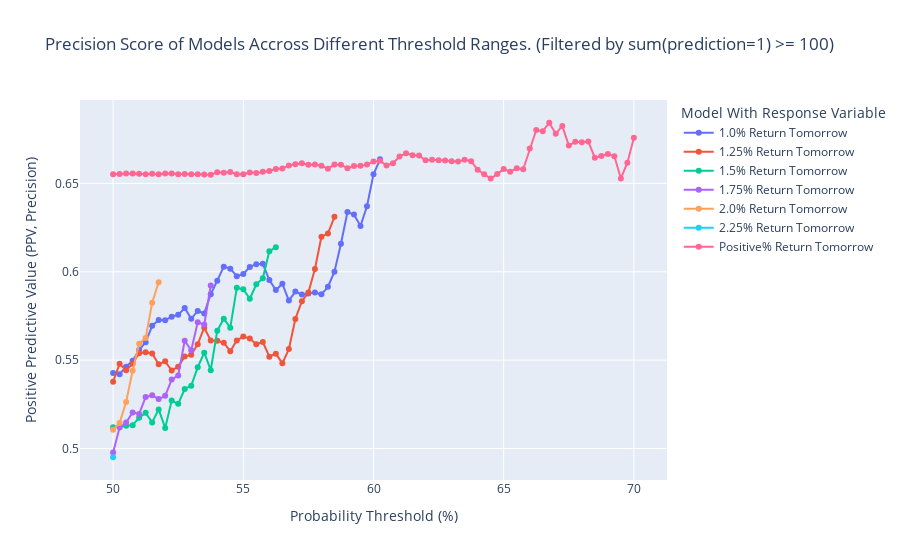

Here is the notebook cell this chart was saved with:
### Markdown cell above
#### A min_true_count = 100, means that over all the 2057 predictions made, 100 where predicted as 1
#### 2057/365 = 5.63 years
#### The model makes, on average, 100 / 5.63 = 17.8 predictions per year

### Code cell
# def plot_ppv_by_threshold(list_of_dfs, min_true_count, threshold_start, threshold_end, threshold_step):
plot_ppv_by_threshold(list_of_dfs, False, 100, 50, 70, 0.25)

### Figure 1 — Plotly figure (JSON) as saved in the notebook; plotly's stock layout.template omitted (floating-point values rounded to 4 significant figures)
{"data": [{"hoverinfo": "text", "mode": "lines+markers", "name": "1.0% Return Tomorrow", "text": ["1.0% Return Tomorrow<br>Threshold: 50.0<br>PPV: 0.5428<br>0: 1379<br>1: 678", "1.0% Return Tomorrow<br>Threshold: 50.25<br>PPV: 0.5420<br>0: 1391<br>1: 666", "1.0% Return Tomorrow<br>Threshold: 50.5<br>PPV: 0.5463<br>0: 1409<br>1: 648", "1.0% Return Tomorrow<br>Threshold: 50.75<br>PPV: 0.5497<br>0: 1433<br>1: 624", "1.0% Return Tomorrow<br>Threshold: 51.0<br>PPV: 0.5557<br>0: 1456<br>1: 601", "1.0% Return Tomorrow<br>Threshold: 51.25<br>PPV: 0.5601<br>0: 1475<br>1: 582", "1.0% Return Tomorrow<br>Threshold: 51.5<br>PPV: 0.5694<br>0: 1495<br>1: 562", "1.0% Return Tomorrow<br>Threshold: 51.75<br>PPV: 0.5727<br>0: 1514<br>1: 543", "1.0% Return Tomorrow<br>Threshold: 52.0<br>PPV: 0.5725<br>0: 1533<br>1: 524", "1.0% Return Tomorrow<br>Threshold: 52.25<br>PPV: 0.5746<br>0: 1554<br>1: 503", "1.0% Return Tomorrow<br>Threshold: 52.5<br>PPV: 0.5756<br>0: 1581<br>1: 476", "1.0% Return Tomorrow<br>Threshold: 52.75<br>PPV: 0.5795<br>0: 1598<br>1: 459", "1.0% Return Tomorrow<br>Threshold: 53.0<br>PPV: 0.5734<br>0: 1614<br>1: 443", "1.0% Return Tomorrow<br>Threshold: 53.25<br>PPV: 0.5778<br>0: 1633<br>1: 424", "1.0% Return Tomorrow<br>Threshold: 53.5<br>PPV: 0.5764<br>0: 1658<br>1: 399", "1.0% Return Tomorrow<br>Threshold: 53.75<br>PPV: 0.5873<br>0: 1679<br>1: 378", "1.0% Return Tomorrow<br>Threshold: 54.0<br>PPV: 0.5950<br>0: 1699<br>1: 358", "1.0% Return Tomorrow<br>Threshold: 54.25<br>PPV: 0.6029<br>0: 1712<br>1: 345", "1.0% Return Tomorrow<br>Threshold: 54.5<br>PPV: 0.6018<br>0: 1718<br>1: 339", "1.0% Return Tomorrow<br>Threshold: 54.75<br>PPV: 0.5975<br>0: 1734<br>1: 323", "1.0% Return Tomorrow<br>Threshold: 55.0<br>PPV: 0.5987<br>0: 1753<br>1: 304", "1.0% Return Tomorrow<br>Threshold: 55.25<br>PPV: 0.6027<br>0: 1765<br>1: 292", "1.0% Return Tomorrow<br>Threshold: 55.5<br>PPV: 0.6043<br>0: 1779<br>1: 278", "1.0% Return Tomorrow<br>Threshold: 55.75<br>PPV: 0.6045<br>0: 1789<br>1: 268", "1.0% Return Tomorrow<br>Threshold: 56.0<br>PPV: 0.5953<br>0: 1800<br>1: 257", "1.0% Return Tomorrow<br>Threshold: 56.25<br>PPV: 0.5896<br>0: 1806<br>1: 251", "1.0% Return Tomorrow<br>Threshold: 56.5<br>PPV: 0.5932<br>0: 1821<br>1: 236", "1.0% Return Tomorrow<br>Threshold: 56.75<br>PPV: 0.5837<br>0: 1836<br>1: 221", "1.0% Return Tomorrow<br>Threshold: 57.0<br>PPV: 0.5888<br>0: 1843<br>1: 214", "1.0% Return Tomorrow<br>Threshold: 57.25<br>PPV: 0.5871<br>0: 1856<br>1: 201", "1.0% Return Tomorrow<br>Threshold: 57.5<br>PPV: 0.5876<br>0: 1863<br>1: 194", "1.0% Return Tomorrow<br>Threshold: 57.75<br>PPV: 0.5882<br>0: 1870<br>1: 187", "1.0% Return Tomorrow<br>Threshold: 58.0<br>PPV: 0.5872<br>0: 1885<br>1: 172", "1.0% Return Tomorrow<br>Threshold: 58.25<br>PPV: 0.5915<br>0: 1893<br>1: 164", "1.0% Return Tomorrow<br>Threshold: 58.5<br>PPV: 0.6000<br>0: 1897<br>1: 160", "1.0% Return Tomorrow<br>Threshold: 58.75<br>PPV: 0.6159<br>0: 1906<br>1: 151", "1.0% Return Tomorrow<br>Threshold: 59.0<br>PPV: 0.6338<br>0: 1915<br>1: 142", "1.0% Return Tomorrow<br>Threshold: 59.25<br>PPV: 0.6324<br>0: 1921<br>1: 136", "1.0% Return Tomorrow<br>Threshold: 59.5<br>PPV: 0.6260<br>0: 1926<br>1: 131", "1.0% Return Tomorrow<br>Threshold: 59.75<br>PPV: 0.6371<br>0: 1933<br>1: 124", "1.0% Return Tomorrow<br>Threshold: 60.0<br>PPV: 0.6552<br>0: 1941<br>1: 116", "1.0% Return Tomorrow<br>Threshold: 60.25<br>PPV: 0.6636<br>0: 1947<br>1: 110"], "type": "scatter", "x": [50, 50.25, 50.5, 50.75, 51, 51.25, 51.5, 51.75, 52, 52.25, 52.5, 52.75, 53, 53.25, 53.5, 53.75, 54, 54.25, 54.5, 54.75, 55, 55.25, 55.5, 55.75, 56, 56.25, 56.5, 56.75, 57, 57.25, 57.5, 57.75, 58, 58.25, 58.5, 58.75, 59, 59.25, 59.5, 59.75, 60, 60.25], "y": [0.5428, 0.542, 0.5463, 0.5497, 0.5557, 0.5601, 0.5694, 0.5727, 0.5725, 0.5746, 0.5756, 0.5795, 0.5734, 0.5778, 0.5764, 0.5873, 0.595, 0.6029, 0.6018, 0.5975, 0.5987, 0.6027, 0.6043, 0.6045, 0.5953, 0.5896, 0.5932, 0.5837, 0.5888, 0.5871, 0.5876, 0.5882, 0.5872, 0.5915, 0.6, 0.6159, 0.6338, 0.6324, 0.626, 0.6371, 0.6552, 0.6636]}, {"hoverinfo": "text", "mode": "lines+markers", "name": "1.25% Return Tomorrow", "text": ["1.25% Return Tomorrow<br>Threshold: 50.0<br>PPV: 0.5378<br>0: 1594<br>1: 463", "1.25% Return Tomorrow<br>Threshold: 50.25<br>PPV: 0.5479<br>0: 1608<br>1: 449", "1.25% Return Tomorrow<br>Threshold: 50.5<br>PPV: 0.5442<br>0: 1616<br>1: 441", "1.25% Return Tomorrow<br>Threshold: 50.75<br>PPV: 0.5480<br>0: 1630<br>1: 427", "1.25% Return Tomorrow<br>Threshold: 51.0<br>PPV: 0.5539<br>0: 1649<br>1: 408", "1.25% Return Tomorrow<br>Threshold: 51.25<br>PPV: 0.5544<br>0: 1662<br>1: 395", "1.25% Return Tomorrow<br>Threshold: 51.5<br>PPV: 0.5538<br>0: 1676<br>1: 381", "1.25% Return Tomorrow<br>Threshold: 51.75<br>PPV: 0.5477<br>0: 1690<br>1: 367", "1.25% Return Tomorrow<br>Threshold: 52.0<br>PPV: 0.5493<br>0: 1702<br>1: 355", "1.25% Return Tomorrow<br>Threshold: 52.25<br>PPV: 0.5441<br>0: 1717<br>1: 340", "1.25% Return Tomorrow<br>Threshold: 52.5<br>PPV: 0.5463<br>0: 1722<br>1: 335", "1.25% Return Tomorrow<br>Threshold: 52.75<br>PPV: 0.5521<br>0: 1740<br>1: 317", "1.25% Return Tomorrow<br>Threshold: 53.0<br>PPV: 0.5530<br>0: 1755<br>1: 302", "1.25% Return Tomorrow<br>Threshold: 53.25<br>PPV: 0.5590<br>0: 1769<br>1: 288", "1.25% Return Tomorrow<br>Threshold: 53.5<br>PPV: 0.5683<br>0: 1779<br>1: 278", "1.25% Return Tomorrow<br>Threshold: 53.75<br>PPV: 0.5611<br>0: 1795<br>1: 262", "1.25% Return Tomorrow<br>Threshold: 54.0<br>PPV: 0.5610<br>0: 1811<br>1: 246", "1.25% Return Tomorrow<br>Threshold: 54.25<br>PPV: 0.5598<br>0: 1823<br>1: 234", "1.25% Return Tomorrow<br>Threshold: 54.5<br>PPV: 0.5551<br>0: 1830<br>1: 227", "1.25% Return Tomorrow<br>Threshold: 54.75<br>PPV: 0.5611<br>0: 1836<br>1: 221", "1.25% Return Tomorrow<br>Threshold: 55.0<br>PPV: 0.5634<br>0: 1844<br>1: 213", "1.25% Return Tomorrow<br>Threshold: 55.25<br>PPV: 0.5622<br>0: 1856<br>1: 201", "1.25% Return Tomorrow<br>Threshold: 55.5<br>PPV: 0.5590<br>0: 1862<br>1: 195", "1.25% Return Tomorrow<br>Threshold: 55.75<br>PPV: 0.5602<br>0: 1866<br>1: 191", "1.25% Return Tomorrow<br>Threshold: 56.0<br>PPV: 0.5519<br>0: 1874<br>1: 183", "1.25% Return Tomorrow<br>Threshold: 56.25<br>PPV: 0.5537<br>0: 1880<br>1: 177", "1.25% Return Tomorrow<br>Threshold: 56.5<br>PPV: 0.5482<br>0: 1891<br>1: 166", "1.25% Return Tomorrow<br>Threshold: 56.75<br>PPV: 0.5563<br>0: 1897<br>1: 160", "1.25% Return Tomorrow<br>Threshold: 57.0<br>PPV: 0.5733<br>0: 1907<br>1: 150", "1.25% Return Tomorrow<br>Threshold: 57.25<br>PPV: 0.5833<br>0: 1913<br>1: 144", "1.25% Return Tomorrow<br>Threshold: 57.5<br>PPV: 0.5882<br>0: 1921<br>1: 136", "1.25% Return Tomorrow<br>Threshold: 57.75<br>PPV: 0.6016<br>0: 1929<br>1: 128", "1.25% Return Tomorrow<br>Threshold: 58.0<br>PPV: 0.6198<br>0: 1936<br>1: 121", "1.25% Return Tomorrow<br>Threshold: 58.25<br>PPV: 0.6216<br>0: 1946<br>1: 111", "1.25% Return Tomorrow<br>Threshold: 58.5<br>PPV: 0.6311<br>0: 1954<br>1: 103"], "type": "scatter", "x": [50, 50.25, 50.5, 50.75, 51, 51.25, 51.5, 51.75, 52, 52.25, 52.5, 52.75, 53, 53.25, 53.5, 53.75, 54, 54.25, 54.5, 54.75, 55, 55.25, 55.5, 55.75, 56, 56.25, 56.5, 56.75, 57, 57.25, 57.5, 57.75, 58, 58.25, 58.5], "y": [0.5378, 0.5479, 0.5442, 0.548, 0.5539, 0.5544, 0.5538, 0.5477, 0.5493, 0.5441, 0.5463, 0.5521, 0.553, 0.559, 0.5683, 0.5611, 0.561, 0.5598, 0.5551, 0.5611, 0.5634, 0.5622, 0.559, 0.5602, 0.5519, 0.5537, 0.5482, 0.5563, 0.5733, 0.5833, 0.5882, 0.6016, 0.6198, 0.6216, 0.6311]}, {"hoverinfo": "text", "mode": "lines+markers", "name": "1.5% Return Tomorrow", "text": ["1.5% Return Tomorrow<br>Threshold: 50.0<br>PPV: 0.5120<br>0: 1766<br>1: 291", "1.5% Return Tomorrow<br>Threshold: 50.25<br>PPV: 0.5125<br>0: 1778<br>1: 279", "1.5% Return Tomorrow<br>Threshold: 50.5<br>PPV: 0.5129<br>0: 1786<br>1: 271", "1.5% Return Tomorrow<br>Threshold: 50.75<br>PPV: 0.5132<br>0: 1792<br>1: 265", "1.5% Return Tomorrow<br>Threshold: 51.0<br>PPV: 0.5174<br>0: 1798<br>1: 259", "1.5% Return Tomorrow<br>Threshold: 51.25<br>PPV: 0.5202<br>0: 1809<br>1: 248", "1.5% Return Tomorrow<br>Threshold: 51.5<br>PPV: 0.5148<br>0: 1820<br>1: 237", "1.5% Return Tomorrow<br>Threshold: 51.75<br>PPV: 0.5221<br>0: 1831<br>1: 226", "1.5% Return Tomorrow<br>Threshold: 52.0<br>PPV: 0.5116<br>0: 1842<br>1: 215", "1.5% Return Tomorrow<br>Threshold: 52.25<br>PPV: 0.5271<br>0: 1854<br>1: 203", "1.5% Return Tomorrow<br>Threshold: 52.5<br>PPV: 0.5253<br>0: 1859<br>1: 198", "1.5% Return Tomorrow<br>Threshold: 52.75<br>PPV: 0.5337<br>0: 1864<br>1: 193", "1.5% Return Tomorrow<br>Threshold: 53.0<br>PPV: 0.5355<br>0: 1874<br>1: 183", "1.5% Return Tomorrow<br>Threshold: 53.25<br>PPV: 0.5460<br>0: 1883<br>1: 174", "1.5% Return Tomorrow<br>Threshold: 53.5<br>PPV: 0.5542<br>0: 1891<br>1: 166", "1.5% Return Tomorrow<br>Threshold: 53.75<br>PPV: 0.5443<br>0: 1899<br>1: 158", "1.5% Return Tomorrow<br>Threshold: 54.0<br>PPV: 0.5667<br>0: 1907<br>1: 150", "1.5% Return Tomorrow<br>Threshold: 54.25<br>PPV: 0.5734<br>0: 1914<br>1: 143", "1.5% Return Tomorrow<br>Threshold: 54.5<br>PPV: 0.5683<br>0: 1918<br>1: 139", "1.5% Return Tomorrow<br>Threshold: 54.75<br>PPV: 0.5909<br>0: 1925<br>1: 132", "1.5% Return Tomorrow<br>Threshold: 55.0<br>PPV: 0.5902<br>0: 1935<br>1: 122", "1.5% Return Tomorrow<br>Threshold: 55.25<br>PPV: 0.5847<br>0: 1939<br>1: 118", "1.5% Return Tomorrow<br>Threshold: 55.5<br>PPV: 0.5929<br>0: 1944<br>1: 113", "1.5% Return Tomorrow<br>Threshold: 55.75<br>PPV: 0.5963<br>0: 1948<br>1: 109", "1.5% Return Tomorrow<br>Threshold: 56.0<br>PPV: 0.6117<br>0: 1954<br>1: 103", "1.5% Return Tomorrow<br>Threshold: 56.25<br>PPV: 0.6139<br>0: 1956<br>1: 101"], "type": "scatter", "x": [50, 50.25, 50.5, 50.75, 51, 51.25, 51.5, 51.75, 52, 52.25, 52.5, 52.75, 53, 53.25, 53.5, 53.75, 54, 54.25, 54.5, 54.75, 55, 55.25, 55.5, 55.75, 56, 56.25], "y": [0.512, 0.5125, 0.5129, 0.5132, 0.5174, 0.5202, 0.5148, 0.5221, 0.5116, 0.5271, 0.5253, 0.5337, 0.5355, 0.546, 0.5542, 0.5443, 0.5667, 0.5734, 0.5683, 0.5909, 0.5902, 0.5847, 0.5929, 0.5963, 0.6117, 0.6139]}, {"hoverinfo": "text", "mode": "lines+markers", "name": "1.75% Return Tomorrow", "text": ["1.75% Return Tomorrow<br>Threshold: 50.0<br>PPV: 0.4978<br>0: 1834<br>1: 223", "1.75% Return Tomorrow<br>Threshold: 50.25<br>PPV: 0.5118<br>0: 1846<br>1: 211", "1.75% Return Tomorrow<br>Threshold: 50.5<br>PPV: 0.5147<br>0: 1853<br>1: 204", "1.75% Return Tomorrow<br>Threshold: 50.75<br>PPV: 0.5204<br>0: 1861<br>1: 196", "1.75% Return Tomorrow<br>Threshold: 51.0<br>PPV: 0.5196<br>0: 1878<br>1: 179", "1.75% Return Tomorrow<br>Threshold: 51.25<br>PPV: 0.5291<br>0: 1885<br>1: 172", "1.75% Return Tomorrow<br>Threshold: 51.5<br>PPV: 0.5301<br>0: 1891<br>1: 166", "1.75% Return Tomorrow<br>Threshold: 51.75<br>PPV: 0.5280<br>0: 1896<br>1: 161", "1.75% Return Tomorrow<br>Threshold: 52.0<br>PPV: 0.5298<br>0: 1906<br>1: 151", "1.75% Return Tomorrow<br>Threshold: 52.25<br>PPV: 0.5390<br>0: 1916<br>1: 141", "1.75% Return Tomorrow<br>Threshold: 52.5<br>PPV: 0.5414<br>0: 1924<br>1: 133", "1.75% Return Tomorrow<br>Threshold: 52.75<br>PPV: 0.5610<br>0: 1934<br>1: 123", "1.75% Return Tomorrow<br>Threshold: 53.0<br>PPV: 0.5556<br>0: 1940<br>1: 117", "1.75% Return Tomorrow<br>Threshold: 53.25<br>PPV: 0.5714<br>0: 1945<br>1: 112", "1.75% Return Tomorrow<br>Threshold: 53.5<br>PPV: 0.5701<br>0: 1950<br>1: 107", "1.75% Return Tomorrow<br>Threshold: 53.75<br>PPV: 0.5922<br>0: 1954<br>1: 103"], "type": "scatter", "x": [50, 50.25, 50.5, 50.75, 51, 51.25, 51.5, 51.75, 52, 52.25, 52.5, 52.75, 53, 53.25, 53.5, 53.75], "y": [0.4978, 0.5118, 0.5147, 0.5204, 0.5196, 0.5291, 0.5301, 0.528, 0.5298, 0.539, 0.5414, 0.561, 0.5556, 0.5714, 0.5701, 0.5922]}, {"hoverinfo": "text", "mode": "lines+markers", "name": "2.0% Return Tomorrow", "text": ["2.0% Return Tomorrow<br>Threshold: 50.0<br>PPV: 0.5106<br>0: 1916<br>1: 141", "2.0% Return Tomorrow<br>Threshold: 50.25<br>PPV: 0.5145<br>0: 1919<br>1: 138", "2.0% Return Tomorrow<br>Threshold: 50.5<br>PPV: 0.5263<br>0: 1924<br>1: 133", "2.0% Return Tomorrow<br>Threshold: 50.75<br>PPV: 0.5440<br>0: 1932<br>1: 125", "2.0% Return Tomorrow<br>Threshold: 51.0<br>PPV: 0.5593<br>0: 1939<br>1: 118", "2.0% Return Tomorrow<br>Threshold: 51.25<br>PPV: 0.5625<br>0: 1945<br>1: 112", "2.0% Return Tomorrow<br>Threshold: 51.5<br>PPV: 0.5825<br>0: 1954<br>1: 103", "2.0% Return Tomorrow<br>Threshold: 51.75<br>PPV: 0.5941<br>0: 1956<br>1: 101"], "type": "scatter", "x": [50, 50.25, 50.5, 50.75, 51, 51.25, 51.5, 51.75], "y": [0.5106, 0.5145, 0.5263, 0.544, 0.5593, 0.5625, 0.5825, 0.5941]}, {"hoverinfo": "text", "mode": "lines+markers", "name": "2.25% Return Tomorrow", "text": ["2.25% Return Tomorrow<br>Threshold: 50.0<br>PPV: 0.4950<br>0: 1956<br>1: 101"], "type": "scatter", "x": [50], "y": [0.495]}, {"hoverinfo": "text", "mode": "lines+markers", "name": "Positive% Return Tomorrow", "text": ["positive% Return Tomorrow<br>Threshold: 50.0<br>PPV: 0.6551<br>0: 10<br>1: 2047", "positive% Return Tomorrow<br>Threshold: 50.25<br>PPV: 0.6553<br>0: 12<br>1: 2045", "positive% Return Tomorrow<br>Threshold: 50.5<br>PPV: 0.6556<br>0: 13<br>1: 2044", "positive% Return Tomorrow<br>Threshold: 50.75<br>PPV: 0.6556<br>0: 13<br>1: 2044", "positive% Return Tomorrow<br>Threshold: 51.0<br>PPV: 0.6554<br>0: 14<br>1: 2043", "positive% Return Tomorrow<br>Threshold: 51.25<br>PPV: 0.6552<br>0: 15<br>1: 2042", "positive% Return Tomorrow<br>Threshold: 51.5<br>PPV: 0.6554<br>0: 17<br>1: 2040", "positive% Return Tomorrow<br>Threshold: 51.75<br>PPV: 0.6552<br>0: 18<br>1: 2039", "positive% Return Tomorrow<br>Threshold: 52.0<br>PPV: 0.6555<br>0: 19<br>1: 2038", "positive% Return Tomorrow<br>Threshold: 52.25<br>PPV: 0.6555<br>0: 19<br>1: 2038", "positive% Return Tomorrow<br>Threshold: 52.5<br>PPV: 0.6552<br>0: 21<br>1: 2036", "positive% Return Tomorrow<br>Threshold: 52.75<br>PPV: 0.6554<br>0: 23<br>1: 2034", "positive% Return Tomorrow<br>Threshold: 53.0<br>PPV: 0.6552<br>0: 27<br>1: 2030", "positive% Return Tomorrow<br>Threshold: 53.25<br>PPV: 0.6552<br>0: 30<br>1: 2027", "positive% Return Tomorrow<br>Threshold: 53.5<br>PPV: 0.6550<br>0: 31<br>1: 2026", "positive% Return Tomorrow<br>Threshold: 53.75<br>PPV: 0.6550<br>0: 37<br>1: 2020", "positive% Return Tomorrow<br>Threshold: 54.0<br>PPV: 0.6562<br>0: 44<br>1: 2013", "positive% Return Tomorrow<br>Threshold: 54.25<br>PPV: 0.6561<br>0: 45<br>1: 2012", "positive% Return Tomorrow<br>Threshold: 54.5<br>PPV: 0.6564<br>0: 49<br>1: 2008", "positive% Return Tomorrow<br>Threshold: 54.75<br>PPV: 0.6552<br>0: 56<br>1: 2001", "positive% Return Tomorrow<br>Threshold: 55.0<br>PPV: 0.6551<br>0: 62<br>1: 1995", "positive% Return Tomorrow<br>Threshold: 55.25<br>PPV: 0.6561<br>0: 68<br>1: 1989", "positive% Return Tomorrow<br>Threshold: 55.5<br>PPV: 0.6559<br>0: 75<br>1: 1982", "positive% Return Tomorrow<br>Threshold: 55.75<br>PPV: 0.6565<br>0: 83<br>1: 1974", "positive% Return Tomorrow<br>Threshold: 56.0<br>PPV: 0.6570<br>0: 89<br>1: 1968", "positive% Return Tomorrow<br>Threshold: 56.25<br>PPV: 0.6582<br>0: 100<br>1: 1957", "positive% Return Tomorrow<br>Threshold: 56.5<br>PPV: 0.6585<br>0: 107<br>1: 1950", "positive% Return Tomorrow<br>Threshold: 56.75<br>PPV: 0.6601<br>0: 124<br>1: 1933", "positive% Return Tomorrow<br>Threshold: 57.0<br>PPV: 0.6608<br>0: 138<br>1: 1919", "positive% Return Tomorrow<br>Threshold: 57.25<br>PPV: 0.6614<br>0: 155<br>1: 1902", "positive% Return Tomorrow<br>Threshold: 57.5<br>PPV: 0.6605<br>0: 169<br>1: 1888", "positive% Return Tomorrow<br>Threshold: 57.75<br>PPV: 0.6606<br>0: 183<br>1: 1874", "positive% Return Tomorrow<br>Threshold: 58.0<br>PPV: 0.6600<br>0: 195<br>1: 1862", "positive% Return Tomorrow<br>Threshold: 58.25<br>PPV: 0.6583<br>0: 216<br>1: 1841", "positive% Return Tomorrow<br>Threshold: 58.5<br>PPV: 0.6606<br>0: 236<br>1: 1821", "positive% Return Tomorrow<br>Threshold: 58.75<br>PPV: 0.6606<br>0: 254<br>1: 1803", "positive% Return Tomorrow<br>Threshold: 59.0<br>PPV: 0.6586<br>0: 276<br>1: 1781", "positive% Return Tomorrow<br>Threshold: 59.25<br>PPV: 0.6598<br>0: 308<br>1: 1749", "positive% Return Tomorrow<br>Threshold: 59.5<br>PPV: 0.6599<br>0: 328<br>1: 1729", "positive% Return Tomorrow<br>Threshold: 59.75<br>PPV: 0.6606<br>0: 348<br>1: 1709", "positive% Return Tomorrow<br>Threshold: 60.0<br>PPV: 0.6623<br>0: 372<br>1: 1685", "positive% Return Tomorrow<br>Threshold: 60.25<br>PPV: 0.6628<br>0: 399<br>1: 1658", "positive% Return Tomorrow<br>Threshold: 60.5<br>PPV: 0.6601<br>0: 436<br>1: 1621", "positive% Return Tomorrow<br>Threshold: 60.75<br>PPV: 0.6614<br>0: 474<br>1: 1583", "positive% Return Tomorrow<br>Threshold: 61.0<br>PPV: 0.6652<br>0: 507<br>1: 1550", "positive% Return Tomorrow<br>Threshold: 61.25<br>PPV: 0.6671<br>0: 543<br>1: 1514", "positive% Return Tomorrow<br>Threshold: 61.5<br>PPV: 0.6660<br>0: 584<br>1: 1473", "positive% Return Tomorrow<br>Threshold: 61.75<br>PPV: 0.6657<br>0: 630<br>1: 1427", "positive% Return Tomorrow<br>Threshold: 62.0<br>PPV: 0.6631<br>0: 674<br>1: 1383", "positive% Return Tomorrow<br>Threshold: 62.25<br>PPV: 0.6634<br>0: 714<br>1: 1343", "positive% Return Tomorrow<br>Threshold: 62.5<br>PPV: 0.6631<br>0: 757<br>1: 1300", "positive% Return Tomorrow<br>Threshold: 62.75<br>PPV: 0.6629<br>0: 808<br>1: 1249", "positive% Return Tomorrow<br>Threshold: 63.0<br>PPV: 0.6625<br>0: 857<br>1: 1200", "positive% Return Tomorrow<br>Threshold: 63.25<br>PPV: 0.6623<br>0: 902<br>1: 1155", "positive% Return Tomorrow<br>Threshold: 63.5<br>PPV: 0.6634<br>0: 949<br>1: 1108", "positive% Return Tomorrow<br>Threshold: 63.75<br>PPV: 0.6626<br>0: 996<br>1: 1061", "positive% Return Tomorrow<br>Threshold: 64.0<br>PPV: 0.6577<br>0: 1058<br>1: 999", "positive% Return Tomorrow<br>Threshold: 64.25<br>PPV: 0.6552<br>0: 1097<br>1: 960", "positive% Return Tomorrow<br>Threshold: 64.5<br>PPV: 0.6527<br>0: 1147<br>1: 910", "positive% Return Tomorrow<br>Threshold: 64.75<br>PPV: 0.6553<br>0: 1181<br>1: 876", "positive% Return Tomorrow<br>Threshold: 65.0<br>PPV: 0.6582<br>0: 1232<br>1: 825", "positive% Return Tomorrow<br>Threshold: 65.25<br>PPV: 0.6565<br>0: 1268<br>1: 789", "positive% Return Tomorrow<br>Threshold: 65.5<br>PPV: 0.6586<br>0: 1313<br>1: 744", "positive% Return Tomorrow<br>Threshold: 65.75<br>PPV: 0.6580<br>0: 1364<br>1: 693", "positive% Return Tomorrow<br>Threshold: 66.0<br>PPV: 0.6697<br>0: 1403<br>1: 654", "positive% Return Tomorrow<br>Threshold: 66.25<br>PPV: 0.6802<br>0: 1441<br>1: 616", "positive% Return Tomorrow<br>Threshold: 66.5<br>PPV: 0.6795<br>0: 1486<br>1: 571", "positive% Return Tomorrow<br>Threshold: 66.75<br>PPV: 0.6843<br>0: 1528<br>1: 529", "positive% Return Tomorrow<br>Threshold: 67.0<br>PPV: 0.6781<br>0: 1560<br>1: 497", "positive% Return Tomorrow<br>Threshold: 67.25<br>PPV: 0.6825<br>0: 1594<br>1: 463", "positive% Return Tomorrow<br>Threshold: 67.5<br>PPV: 0.6714<br>0: 1637<br>1: 420", "positive% Return Tomorrow<br>Threshold: 67.75<br>PPV: 0.6735<br>0: 1668<br>1: 389", "positive% Return Tomorrow<br>Threshold: 68.0<br>PPV: 0.6732<br>0: 1702<br>1: 355", "positive% Return Tomorrow<br>Threshold: 68.25<br>PPV: 0.6737<br>0: 1726<br>1: 331", "positive% Return Tomorrow<br>Threshold: 68.5<br>PPV: 0.6645<br>0: 1747<br>1: 310", "positive% Return Tomorrow<br>Threshold: 68.75<br>PPV: 0.6655<br>0: 1770<br>1: 287", "positive% Return Tomorrow<br>Threshold: 69.0<br>PPV: 0.6667<br>0: 1796<br>1: 261", "positive% Return Tomorrow<br>Threshold: 69.25<br>PPV: 0.6653<br>0: 1812<br>1: 245", "positive% Return Tomorrow<br>Threshold: 69.5<br>PPV: 0.6528<br>0: 1841<br>1: 216", "positive% Return Tomorrow<br>Threshold: 69.75<br>PPV: 0.6617<br>0: 1856<br>1: 201", "positive% Return Tomorrow<br>Threshold: 70.0<br>PPV: 0.6758<br>0: 1875<br>1: 182"], "type": "scatter", "x": [50, 50.25, 50.5, 50.75, 51, 51.25, 51.5, 51.75, 52, 52.25, 52.5, 52.75, 53, 53.25, 53.5, 53.75, 54, 54.25, 54.5, 54.75, 55, 55.25, 55.5, 55.75, 56, 56.25, 56.5, 56.75, 57, 57.25, 57.5, 57.75, 58, 58.25, 58.5, 58.75, 59, 59.25, 59.5, 59.75, 60, 60.25, 60.5, 60.75, 61, 61.25, 61.5, 61.75, 62, 62.25, 62.5, 62.75, 63, 63.25, 63.5, 63.75, 64, 64.25, 64.5, 64.75, 65, 65.25, 65.5, 65.75, 66, 66.25, 66.5, 66.75, 67, 67.25, 67.5, 67.75, 68, 68.25, 68.5, 68.75, 69, 69.25, 69.5, 69.75, 70], "y": [0.6551, 0.6553, 0.6556, 0.6556, 0.6554, 0.6552, 0.6554, 0.6552, 0.6555, 0.6555, 0.6552, 0.6554, 0.6552, 0.6552, 0.655, 0.655, 0.6562, 0.6561, 0.6564, 0.6552, 0.6551, 0.6561, 0.6559, 0.6565, 0.657, 0.6582, 0.6585, 0.6601, 0.6608, 0.6614, 0.6605, 0.6606, 0.66, 0.6583, 0.6606, 0.6606, 0.6586, 0.6598, 0.6599, 0.6606, 0.6623, 0.6628, 0.6601, 0.6614, 0.6652, 0.6671, 0.666, 0.6657, 0.6631, 0.6634, 0.6631, 0.6629, 0.6625, 0.6623, 0.6634, 0.6626, 0.6577, 0.6552, 0.6527, 0.6553, 0.6582, 0.6565, 0.6586, 0.658, 0.6697, 0.6802, 0.6795, 0.6843, 0.6781, 0.6825, 0.6714, 0.6735, 0.6732, 0.6737, 0.6645, 0.6655, 0.6667, 0.6653, 0.6528, 0.6617, 0.6758]}], "layout": {"hovermode": "closest", "legend": {"title": {"text": "Model With Response Variable"}}, "title": {"text": "Precision Score of Models Accross Different Threshold Ranges. (Filtered by sum(prediction=1) >= 100)"}, "xaxis": {"title": {"text": "Probability Threshold (%)"}}, "yaxis": {"title": {"text": "Positive Predictive Value (PPV, Precision)"}}}}
